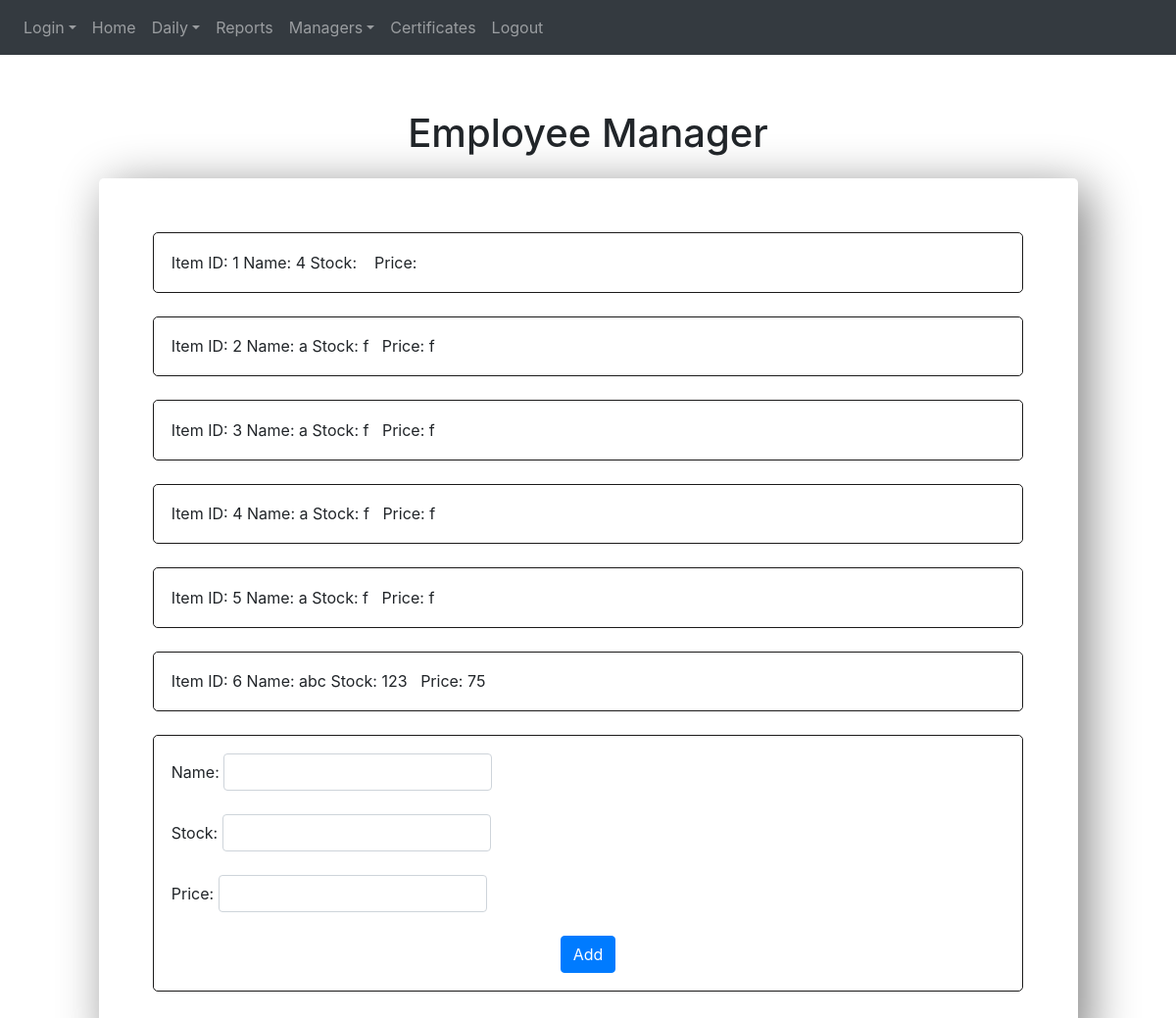
Page /invmanager on the committed database.
### website/models.py (models this page shows)
class inventory(db.Model):
    inv_id = db.Column(db.Integer, primary_key = True)
    name = db.Column(db.String(150))
    stock = db.Column(db.Integer)
    price = db.Column(db.Integer)

### website/views.py (the view)
@views.route('/invmanager', methods=['GET','POST'])
def invmanager():
    name = request.form.get("name")
    stock = request.form.get("stock")
    price = request.form.get("price")
    if request.method == 'POST':
        inv = inventory(name=name, stock=stock, price=price)
        db.session.add(inv)
        db.session.commit()
        print("check")
    items = inventory.query.all()
    return render_template("invmanager.html", items = items)

### website/templates/invmanager.html (shortened to what this page needs)
{% extends 'base.html' %}
{% block content %}
<h1 align="center" style="margin-top: 5%;">Employee Manager</h1>
<div
      style="margin: 5%; margin-top: 2%; border: black 2px; padding: 5%; border-radius: 5px; box-shadow: 10px 10px 50px grey">
      {% for item in items %}
      <div style="border: solid rgb(27, 26, 26) 1px; border-radius: 5px; padding: 2%">
            Item ID:&nbsp;{{item.inv_id}}
            Name:&nbsp;{{item.name}}
            Stock:&nbsp;{{item.stock}}&nbsp;&nbsp;
            Price:&nbsp;{{item.price}}&nbsp;&nbsp;
      </div>
      <br>
      {% endfor %}
      <div style="border: solid rgb(27, 26, 26) 1px; border-radius: 5px; padding: 2%;">
            <form method="POST">
                  <div class="form-inline">
                        Name:&nbsp;<input type="text" class="form-control" id="name" name="name">&nbsp;&nbsp;
                  </div>
                  <br>
                  <div class="form-inline">
                        Stock:&nbsp;<input type="textarea" class="form-control" id="stock"
                              name="stock">&nbsp;&nbsp;
                  </div><br>
                  <div class="form-inline">
                        Price:&nbsp;<input type="text" class="form-control" id="price" name="price">&nbsp;&nbsp;
                  </div>
                  <br>
                  <div align="center">
                        <button type="submit" class="btn btn-primary">Add</button>
                  </div>
            </form>
      </div>
</div>
{% endblock %}

### rows in the picture
inventory: inv_id "1", name "4"
inventory: inv_id "2", name "a", stock "f", price "f"
inventory: inv_id "3", name "a", stock "f", price "f"
inventory: inv_id "4", name "a", stock "f", price "f"
inventory: inv_id "5", name "a", stock "f", price "f"
inventory: inv_id "6", name "abc", stock "123", price "75"
